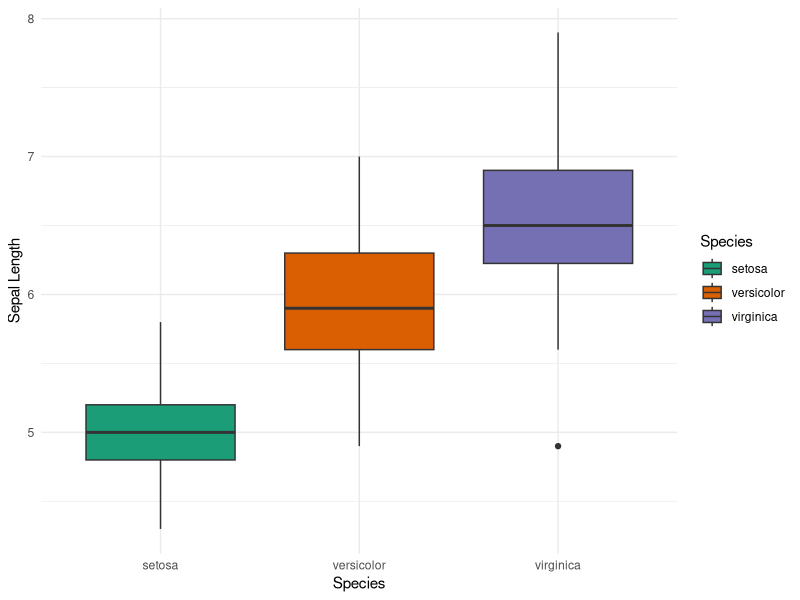
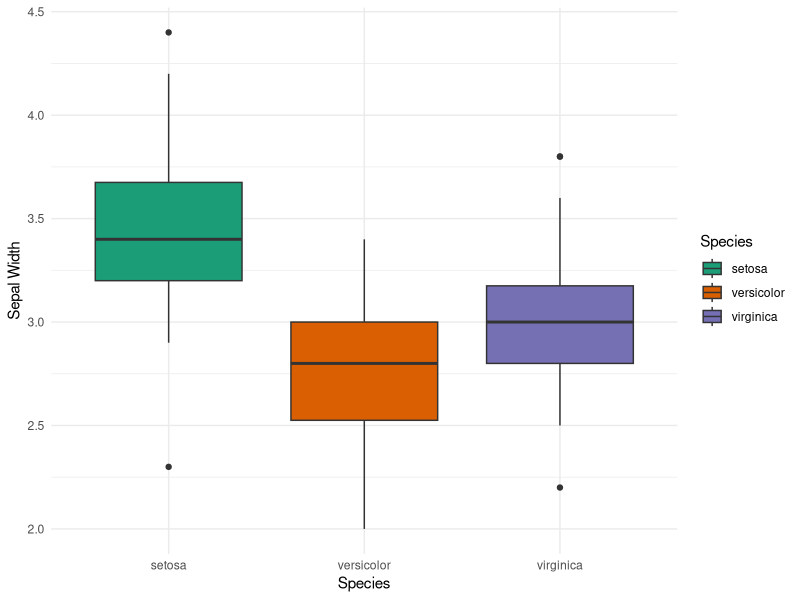
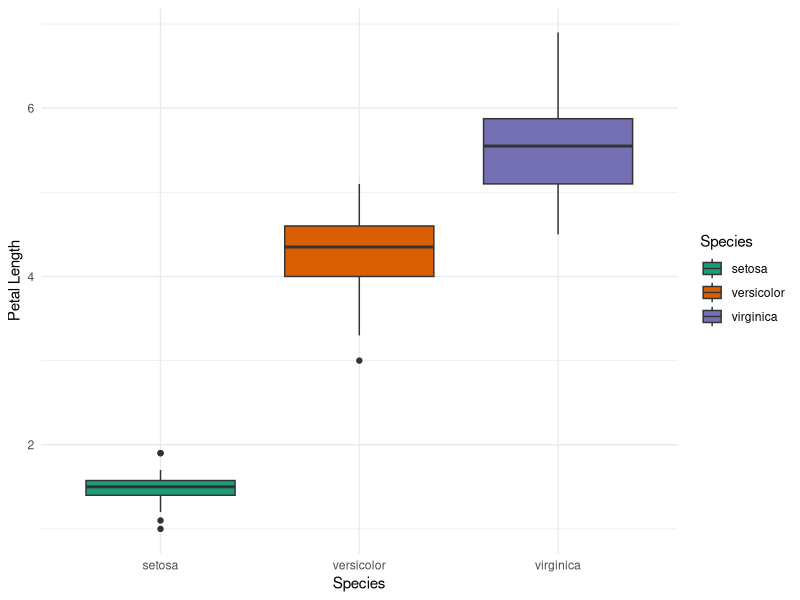
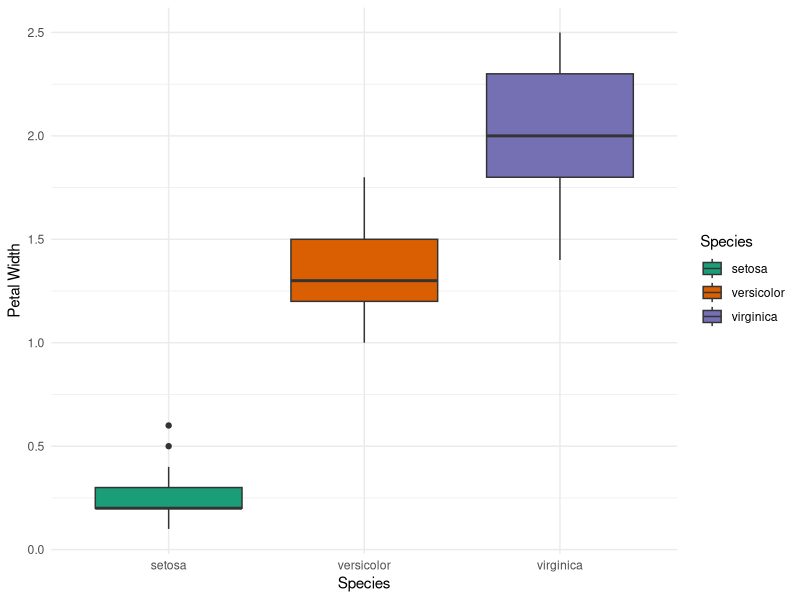
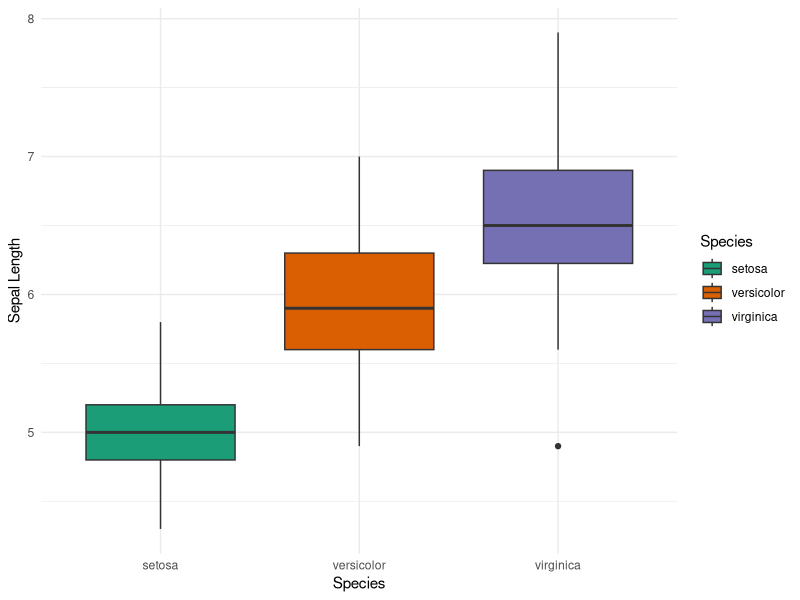
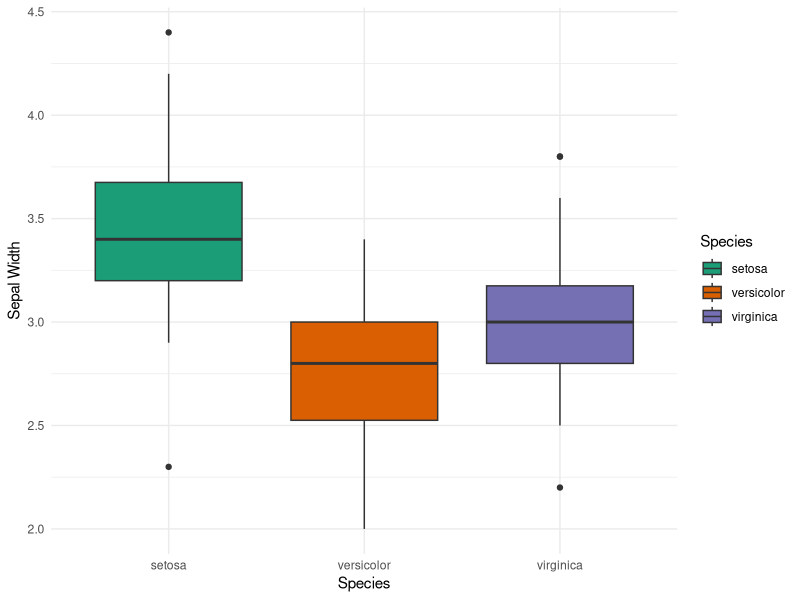
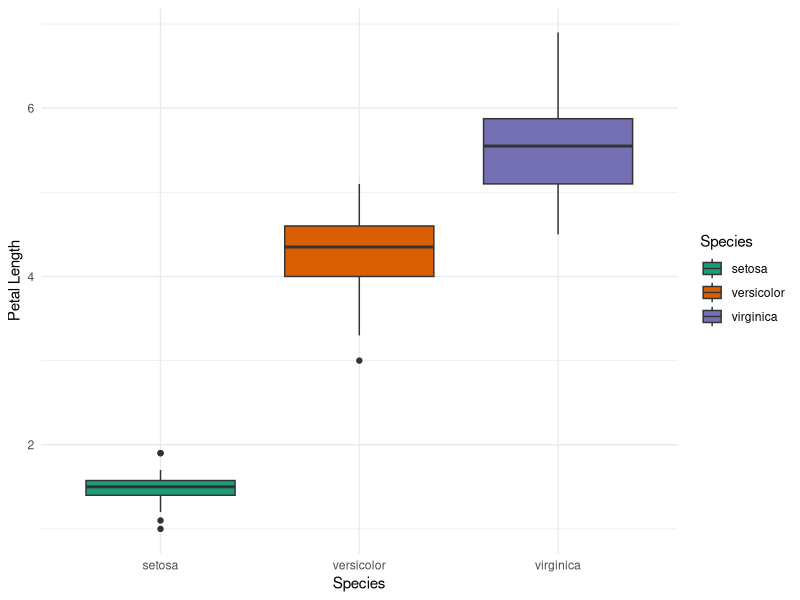
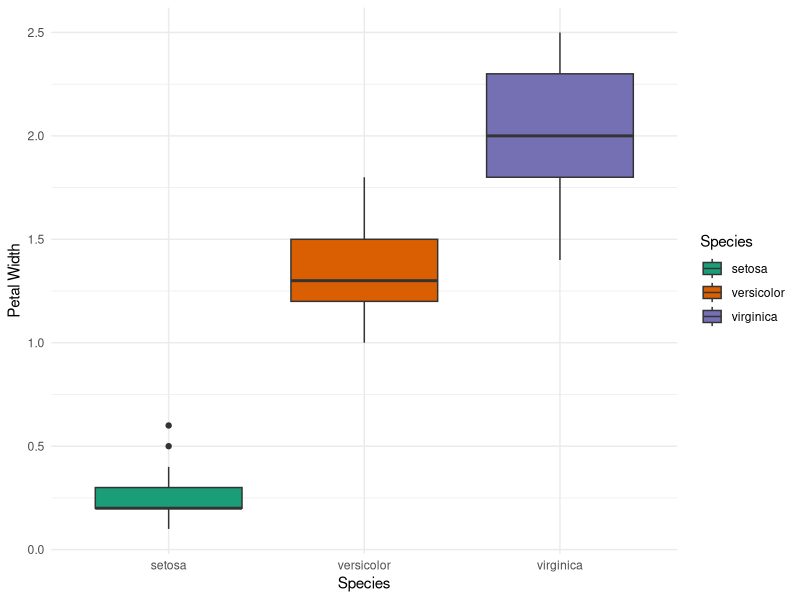

Write the R code that produced these figures, in order.
# Tidy Tuesday Tutorial
# Led by Kris Taniguchi-Quan
# September 15, 2020

#### For Loops ####

# For loops allow you to automate code (batch process) when there's a lot of repetition.

# The "for" in for loops means that you know how many times (i.e., iterations) that you're going to run a given loop.

# There are other, more advanced options to iterate (e.g., apply functions, map() from the purrr package), but today will serve as the building blocks for learning about how iteration works more generally.

# In the example discussed in the powerpoint today, we also learned about ifelse statements; more info about ifelse statements can be found here: https://www.rdocumentation.org/packages/base/versions/3.6.2/topics/ifelse.

# Install packages.
library(tidyverse)

#### Simple Loop Example ####

# print out "This year is [year]" where [year] is from 2010 to 2015.

# inefficient way
print(paste("This year is", 2010))
print(paste("This year is", 2011))
print(paste("This year is", 2012))
print(paste("This year is", 2013))
print(paste("This year is", 2014))
print(paste("This year is", 2015))

# Usually, a good rule of thumb, is if you are copy/pasting more than 2-3 times, it may be time to consider automating your work.

# for loop automates repetitive code chunks
for(year in 2010:2015) {
  print(paste("This year is", year))
}

# you can use any variable name - often folks will use "i" for "iteration"
for(i in 2010:2015) {
  print(paste("This year is", i))
}

# run loop based on a vector - useful if you want to do something with every value in a list
year <- 2010:2025

# be sure to use a different variable name to prevent errors!
for(j in year) {
  print(paste("This year is", j))
}

# if you want to create output vector, you have to do that manually
x <- 2:20

# output vector y which will be filled in by the for loop
y <- rep(NA, length(x)) # create an empty vector of NAs that is the same length as x

# concept: indexing
x[1] # first element of vector x
x[1] <- 100 # set value of first element of vector x
z <- 1
x[z] # you can use variable values to perform the same indexing as above

# matrix[1,2] # whenever you're calling values from a full dataset, you first call the row element, then the column element. so this statement would call the value from the first row in the second column of dataframe matrix.

# for loop
for(k in 1:length(x)) { # iterate from first to last element in vector x
  y[k] <- x[k]^2 # save input of x^s to output vector y for every iteration of k
}

y <- x^2 # also accomplishes the same as above, since R can process vectors

#### Loops with GGplot ####

# for loops are very helpful for data exploration
# today, we'll use R's built-in "iris" dataset
View(iris)

# save iris to environment
iris <- iris

# for loop to create multiple boxplots

# (1) create a list of variables you'd like to plot
col.names <- names(iris) # output column names in a dataframe
variables <- col.names[1:4] # create a vector of the column names you intend to plot

# (2) tidy the dataframe
iris_tidy <- pivot_longer(iris, col = variables, names_to = "attribute", values_to = "values")

# (3) for loop to plot each attribute
for(z in 1:length(variables)){
  # subset the data by attribute
  subset <- subset(iris_tidy, attribute == variables[z]) # subset the larger iris_tidy dataset by each attribute from the variables list (total of 4)
  
  # create boxplots for attribute z
  boxplot <- ggplot(subset, aes(x = Species, y = values, fill = Species)) + # use the data from above
    geom_boxplot() + # create a series of boxplots
    scale_fill_brewer(palette = "Dark2") + # designate a set color palette
    theme_minimal()
  
  # create a customized y-axis
  yaxis.label <- gsub("\\.", " ", variables[z])
  boxplot <- boxplot +
    labs(y = yaxis.label)
  
  # display plot
  print(boxplot)
  
  # export plots
  # create a file name and set working directory (can be different from your project directory)
  file.name <- paste0("/Users/heilil/Desktop/R_figures/TidyTuesday/", variables[z], "_boxplot.jpg") # create file name
  # set specifications for size and resolution of your figure
  ggsave(boxplot,
       filename = file.name,
       dpi = 300,
       width = 4,
       height = 6,
       units = "in"
     )
}

# End of script.
